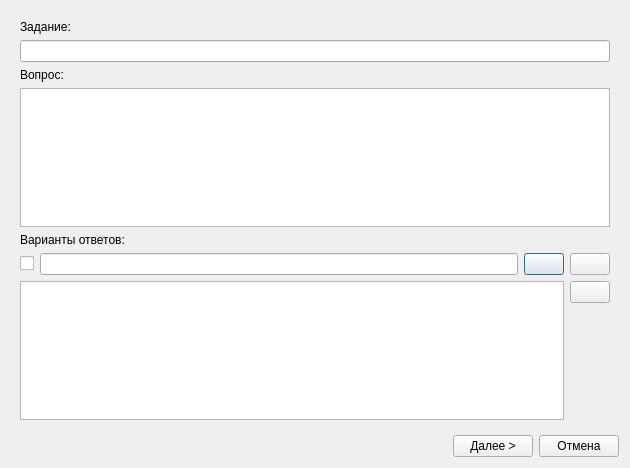
<?xml version="1.0" encoding="UTF-8"?>
<ui version="4.0">
 <class>DlgAddTask</class>
 <widget class="QDialog" name="DlgAddTask">
  <property name="geometry">
   <rect>
    <x>0</x>
    <y>0</y>
    <width>630</width>
    <height>468</height>
   </rect>
  </property>
  <property name="windowTitle">
   <string>Добавить задание</string>
  </property>
  <layout class="QVBoxLayout" name="verticalLayout">
   <item>
    <widget class="QStackedWidget" name="stackedWidget">
     <property name="currentIndex">
      <number>1</number>
     </property>
     <widget class="QWidget" name="pageFirst">
      <layout class="QVBoxLayout" name="verticalLayout_3">
       <item>
        <widget class="QLabel" name="label">
         <property name="text">
          <string>Выберите тип задания</string>
         </property>
         <property name="alignment">
          <set>Qt::AlignCenter</set>
         </property>
        </widget>
       </item>
       <item>
        <widget class="QGroupBox" name="groupBox">
         <property name="title">
          <string>Тип</string>
         </property>
         <layout class="QVBoxLayout" name="verticalLayout_2">
          <item>
           <widget class="QRadioButton" name="rbtnClose">
            <property name="text">
             <string>Закрытый</string>
            </property>
            <property name="checked">
             <bool>true</bool>
            </property>
           </widget>
          </item>
          <item>
           <widget class="QRadioButton" name="rbtnOpen">
            <property name="text">
             <string>Открытый</string>
            </property>
           </widget>
          </item>
          <item>
           <widget class="QRadioButton" name="rbtnConform">
            <property name="text">
             <string>На соответствие</string>
            </property>
           </widget>
          </item>
          <item>
           <widget class="QRadioButton" name="rbtnReg">
            <property name="text">
             <string>На упорядочение</string>
            </property>
           </widget>
          </item>
          <item>
           <spacer name="verticalSpacer">
            <property name="orientation">
             <enum>Qt::Vertical</enum>
            </property>
            <property name="sizeHint" stdset="0">
             <size>
              <width>20</width>
              <height>40</height>
             </size>
            </property>
           </spacer>
          </item>
         </layout>
        </widget>
       </item>
      </layout>
     </widget>
     <widget class="QWidget" name="pageClose">
      <layout class="QVBoxLayout" name="verticalLayout_10">
       <item>
        <widget class="QLabel" name="label_2">
         <property name="text">
          <string>Задание:</string>
         </property>
        </widget>
       </item>
       <item>
        <widget class="QLineEdit" name="leCloseTask"/>
       </item>
       <item>
        <widget class="QLabel" name="label_3">
         <property name="text">
          <string>Вопрос:</string>
         </property>
        </widget>
       </item>
       <item>
        <widget class="QTextEdit" name="teCloseQuest">
         <property name="sizePolicy">
          <sizepolicy hsizetype="Expanding" vsizetype="Expanding">
           <horstretch>0</horstretch>
           <verstretch>0</verstretch>
          </sizepolicy>
         </property>
        </widget>
       </item>
       <item>
        <widget class="QLabel" name="label_4">
         <property name="text">
          <string>Варианты ответов:</string>
         </property>
        </widget>
       </item>
       <item>
        <layout class="QHBoxLayout" name="horizontalLayout_2">
         <item>
          <widget class="QCheckBox" name="chbCloseReal">
           <property name="text">
            <string/>
           </property>
          </widget>
         </item>
         <item>
          <widget class="QLineEdit" name="leCloseAnswer"/>
         </item>
         <item>
          <widget class="QPushButton" name="btnCloseAddAnsw">
           <property name="text">
            <string/>
           </property>
           <property name="icon">
            <iconset resource="hstesteditor.qrc">
             <normaloff>:/icons/edit-create.png</normaloff>:/icons/edit-create.png</iconset>
           </property>
           <property name="checkable">
            <bool>false</bool>
           </property>
           <property name="flat">
            <bool>false</bool>
           </property>
          </widget>
         </item>
         <item>
          <widget class="QPushButton" name="btnCloseEdit">
           <property name="text">
            <string/>
           </property>
           <property name="icon">
            <iconset resource="hstesteditor.qrc">
             <normaloff>:/icons/dialog-ok-apply.png</normaloff>:/icons/dialog-ok-apply.png</iconset>
           </property>
          </widget>
         </item>
        </layout>
       </item>
       <item>
        <layout class="QHBoxLayout" name="horizontalLayout_6">
         <item>
          <widget class="QListWidget" name="lwCloseAnswers">
           <property name="font">
            <font>
             <family>Droid Sans</family>
            </font>
           </property>
          </widget>
         </item>
         <item>
          <layout class="QVBoxLayout" name="verticalLayout_4">
           <item>
            <widget class="QPushButton" name="btnCloseDel">
             <property name="text">
              <string/>
             </property>
             <property name="icon">
              <iconset resource="hstesteditor.qrc">
               <normaloff>:/icons/edit-delete.png</normaloff>:/icons/edit-delete.png</iconset>
             </property>
            </widget>
           </item>
           <item>
            <spacer name="verticalSpacer_6">
             <property name="orientation">
              <enum>Qt::Vertical</enum>
             </property>
             <property name="sizeHint" stdset="0">
              <size>
               <width>20</width>
               <height>40</height>
              </size>
             </property>
            </spacer>
           </item>
          </layout>
         </item>
        </layout>
       </item>
       <item>
        <spacer name="verticalSpacer_2">
         <property name="orientation">
          <enum>Qt::Vertical</enum>
         </property>
         <property name="sizeHint" stdset="0">
          <size>
           <width>20</width>
           <height>40</height>
          </size>
         </property>
        </spacer>
       </item>
      </layout>
     </widget>
     <widget class="QWidget" name="pageOpen">
      <layout class="QVBoxLayout" name="verticalLayout_11">
       <item>
        <widget class="QLabel" name="label_6">
         <property name="text">
          <string>Задание:</string>
         </property>
        </widget>
       </item>
       <item>
        <widget class="QLineEdit" name="leOpenTask"/>
       </item>
       <item>
        <widget class="QLabel" name="label_5">
         <property name="text">
          <string>Вопрос:</string>
         </property>
        </widget>
       </item>
       <item>
        <widget class="QTextEdit" name="teOpenQuest">
         <property name="sizePolicy">
          <sizepolicy hsizetype="Expanding" vsizetype="Maximum">
           <horstretch>0</horstretch>
           <verstretch>0</verstretch>
          </sizepolicy>
         </property>
        </widget>
       </item>
       <item>
        <widget class="QLabel" name="label_7">
         <property name="text">
          <string>Варианты ответов:</string>
         </property>
        </widget>
       </item>
       <item>
        <layout class="QHBoxLayout" name="horizontalLayout_3">
         <item>
          <widget class="QLineEdit" name="leOpenAnswer"/>
         </item>
         <item>
          <widget class="QPushButton" name="btnOpenAddAnsw">
           <property name="text">
            <string/>
           </property>
           <property name="icon">
            <iconset resource="hstesteditor.qrc">
             <normaloff>:/icons/edit-create.png</normaloff>:/icons/edit-create.png</iconset>
           </property>
           <property name="checkable">
            <bool>false</bool>
           </property>
           <property name="flat">
            <bool>false</bool>
           </property>
          </widget>
         </item>
         <item>
          <widget class="QPushButton" name="btnOpenEdit">
           <property name="text">
            <string/>
           </property>
           <property name="icon">
            <iconset resource="hstesteditor.qrc">
             <normaloff>:/icons/dialog-ok-apply.png</normaloff>:/icons/dialog-ok-apply.png</iconset>
           </property>
          </widget>
         </item>
        </layout>
       </item>
       <item>
        <layout class="QHBoxLayout" name="horizontalLayout_7">
         <item>
          <widget class="QListWidget" name="lwOpenAnswers"/>
         </item>
         <item>
          <layout class="QVBoxLayout" name="verticalLayout_5">
           <item>
            <widget class="QPushButton" name="btnOpenDel">
             <property name="text">
              <string/>
             </property>
             <property name="icon">
              <iconset resource="hstesteditor.qrc">
               <normaloff>:/icons/edit-delete.png</normaloff>:/icons/edit-delete.png</iconset>
             </property>
            </widget>
           </item>
           <item>
            <spacer name="verticalSpacer_7">
             <property name="orientation">
              <enum>Qt::Vertical</enum>
             </property>
             <property name="sizeHint" stdset="0">
              <size>
               <width>20</width>
               <height>40</height>
              </size>
             </property>
            </spacer>
           </item>
          </layout>
         </item>
        </layout>
       </item>
       <item>
        <spacer name="verticalSpacer_3">
         <property name="orientation">
          <enum>Qt::Vertical</enum>
         </property>
         <property name="sizeHint" stdset="0">
          <size>
           <width>20</width>
           <height>40</height>
          </size>
         </property>
        </spacer>
       </item>
      </layout>
     </widget>
     <widget class="QWidget" name="pageConform">
      <layout class="QVBoxLayout" name="verticalLayout_12">
       <item>
        <widget class="QLabel" name="label_8">
         <property name="text">
          <string>Задание:</string>
         </property>
        </widget>
       </item>
       <item>
        <widget class="QLineEdit" name="leConformTask"/>
       </item>
       <item>
        <layout class="QHBoxLayout" name="horizontalLayout_4">
         <item>
          <layout class="QVBoxLayout" name="verticalLayout_6">
           <item>
            <widget class="QLabel" name="label_9">
             <property name="text">
              <string>Вопрос:</string>
             </property>
            </widget>
           </item>
           <item>
            <widget class="QTextEdit" name="teConformQuest">
             <property name="sizePolicy">
              <sizepolicy hsizetype="Expanding" vsizetype="Maximum">
               <horstretch>0</horstretch>
               <verstretch>0</verstretch>
              </sizepolicy>
             </property>
            </widget>
           </item>
          </layout>
         </item>
         <item>
          <widget class="QLabel" name="label_11">
           <property name="text">
            <string>=&gt;</string>
           </property>
          </widget>
         </item>
         <item>
          <layout class="QVBoxLayout" name="verticalLayout_7">
           <item>
            <widget class="QLabel" name="label_10">
             <property name="text">
              <string>Ответ:</string>
             </property>
            </widget>
           </item>
           <item>
            <widget class="QTextEdit" name="teConformAnswer">
             <property name="sizePolicy">
              <sizepolicy hsizetype="Expanding" vsizetype="Maximum">
               <horstretch>0</horstretch>
               <verstretch>0</verstretch>
              </sizepolicy>
             </property>
            </widget>
           </item>
          </layout>
         </item>
         <item>
          <widget class="QPushButton" name="btnConformAdd">
           <property name="text">
            <string/>
           </property>
           <property name="icon">
            <iconset resource="hstesteditor.qrc">
             <normaloff>:/icons/edit-create.png</normaloff>:/icons/edit-create.png</iconset>
           </property>
          </widget>
         </item>
        </layout>
       </item>
       <item>
        <layout class="QHBoxLayout" name="horizontalLayout_8">
         <item>
          <widget class="QTableWidget" name="twConformQuestAnsw">
           <property name="columnCount">
            <number>2</number>
           </property>
           <column>
            <property name="text">
             <string>Вопросы</string>
            </property>
            <property name="font">
             <font>
              <weight>75</weight>
              <bold>true</bold>
             </font>
            </property>
            <property name="textAlignment">
             <set>AlignHCenter|AlignVCenter|AlignCenter</set>
            </property>
           </column>
           <column>
            <property name="text">
             <string>Ответы</string>
            </property>
            <property name="font">
             <font>
              <weight>75</weight>
              <bold>true</bold>
             </font>
            </property>
            <property name="textAlignment">
             <set>AlignHCenter|AlignVCenter|AlignCenter</set>
            </property>
           </column>
          </widget>
         </item>
         <item>
          <layout class="QVBoxLayout" name="verticalLayout_8">
           <item>
            <widget class="QPushButton" name="btnConformDel">
             <property name="text">
              <string/>
             </property>
             <property name="icon">
              <iconset resource="hstesteditor.qrc">
               <normaloff>:/icons/edit-delete.png</normaloff>:/icons/edit-delete.png</iconset>
             </property>
            </widget>
           </item>
           <item>
            <spacer name="verticalSpacer_8">
             <property name="orientation">
              <enum>Qt::Vertical</enum>
             </property>
             <property name="sizeHint" stdset="0">
              <size>
               <width>20</width>
               <height>40</height>
              </size>
             </property>
            </spacer>
           </item>
          </layout>
         </item>
        </layout>
       </item>
       <item>
        <spacer name="verticalSpacer_5">
         <property name="orientation">
          <enum>Qt::Vertical</enum>
         </property>
         <property name="sizeHint" stdset="0">
          <size>
           <width>20</width>
           <height>40</height>
          </size>
         </property>
        </spacer>
       </item>
      </layout>
     </widget>
     <widget class="QWidget" name="page">
      <layout class="QVBoxLayout" name="verticalLayout_14">
       <item>
        <widget class="QLabel" name="label_12">
         <property name="text">
          <string>Задание:</string>
         </property>
        </widget>
       </item>
       <item>
        <widget class="QLineEdit" name="leRegTask"/>
       </item>
       <item>
        <widget class="QLabel" name="label_13">
         <property name="text">
          <string>Пункт:</string>
         </property>
        </widget>
       </item>
       <item>
        <layout class="QHBoxLayout" name="horizontalLayout_5">
         <item>
          <widget class="QTextEdit" name="teRegAnswer">
           <property name="sizePolicy">
            <sizepolicy hsizetype="Expanding" vsizetype="Expanding">
             <horstretch>0</horstretch>
             <verstretch>0</verstretch>
            </sizepolicy>
           </property>
          </widget>
         </item>
         <item>
          <layout class="QVBoxLayout" name="verticalLayout_13">
           <item>
            <widget class="QPushButton" name="btnRegAdd">
             <property name="text">
              <string/>
             </property>
             <property name="icon">
              <iconset resource="hstesteditor.qrc">
               <normaloff>:/icons/edit-create.png</normaloff>:/icons/edit-create.png</iconset>
             </property>
            </widget>
           </item>
           <item>
            <widget class="QPushButton" name="btnRegEdit">
             <property name="text">
              <string/>
             </property>
             <property name="icon">
              <iconset resource="hstesteditor.qrc">
               <normaloff>:/icons/dialog-ok-apply.png</normaloff>:/icons/dialog-ok-apply.png</iconset>
             </property>
            </widget>
           </item>
           <item>
            <spacer name="verticalSpacer_10">
             <property name="orientation">
              <enum>Qt::Vertical</enum>
             </property>
             <property name="sizeType">
              <enum>QSizePolicy::Expanding</enum>
             </property>
             <property name="sizeHint" stdset="0">
              <size>
               <width>20</width>
               <height>20</height>
              </size>
             </property>
            </spacer>
           </item>
          </layout>
         </item>
        </layout>
       </item>
       <item>
        <layout class="QHBoxLayout" name="horizontalLayout_9">
         <item>
          <widget class="QListWidget" name="lwRegAnswers">
           <property name="editTriggers">
            <set>QAbstractItemView::AnyKeyPressed|QAbstractItemView::DoubleClicked|QAbstractItemView::EditKeyPressed</set>
           </property>
          </widget>
         </item>
         <item>
          <layout class="QVBoxLayout" name="verticalLayout_9">
           <item>
            <widget class="QPushButton" name="btnRegDel">
             <property name="text">
              <string/>
             </property>
             <property name="icon">
              <iconset resource="hstesteditor.qrc">
               <normaloff>:/icons/edit-delete.png</normaloff>:/icons/edit-delete.png</iconset>
             </property>
            </widget>
           </item>
           <item>
            <spacer name="verticalSpacer_9">
             <property name="orientation">
              <enum>Qt::Vertical</enum>
             </property>
             <property name="sizeHint" stdset="0">
              <size>
               <width>20</width>
               <height>40</height>
              </size>
             </property>
            </spacer>
           </item>
          </layout>
         </item>
        </layout>
       </item>
       <item>
        <spacer name="verticalSpacer_4">
         <property name="orientation">
          <enum>Qt::Vertical</enum>
         </property>
         <property name="sizeHint" stdset="0">
          <size>
           <width>20</width>
           <height>40</height>
          </size>
         </property>
        </spacer>
       </item>
      </layout>
     </widget>
    </widget>
   </item>
   <item>
    <layout class="QHBoxLayout" name="horizontalLayout">
     <item>
      <spacer name="horizontalSpacer">
       <property name="orientation">
        <enum>Qt::Horizontal</enum>
       </property>
       <property name="sizeHint" stdset="0">
        <size>
         <width>40</width>
         <height>20</height>
        </size>
       </property>
      </spacer>
     </item>
     <item>
      <widget class="QPushButton" name="btnNext">
       <property name="text">
        <string>Далее &gt;</string>
       </property>
      </widget>
     </item>
     <item>
      <widget class="QPushButton" name="btnCancel">
       <property name="text">
        <string>Отмена</string>
       </property>
      </widget>
     </item>
    </layout>
   </item>
  </layout>
 </widget>
 <resources>
  <include location="hstesteditor.qrc"/>
 </resources>
 <connections/>
</ui>
